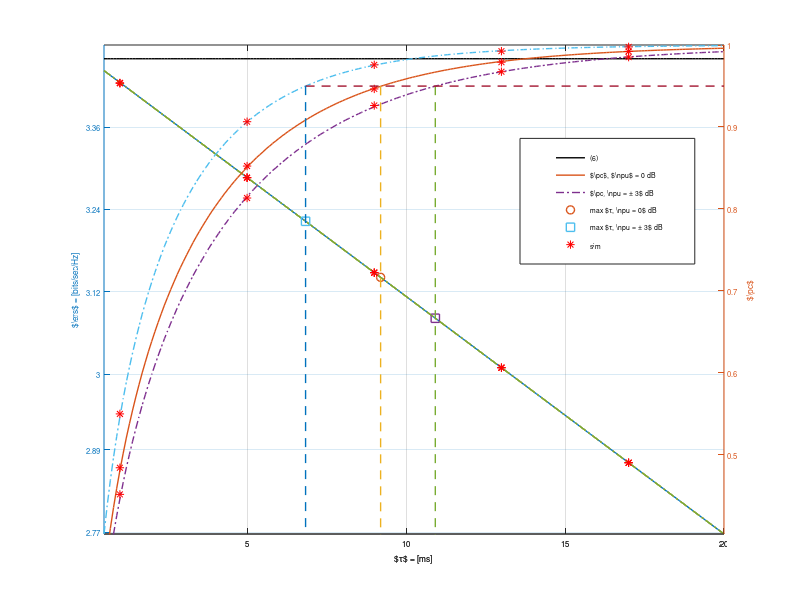

MATLAB code to generate this figure: (Note: this script raises an error after producing the figure.)
%%%%%%%%%%%%%%%%%%%%%%%%%%%%%%%%%%%%%%%%%%%%%%%%%%%%%%%%%%%%%%%%%%%%%%%%%%%
%                                                      
%
%                                
%        Description: This m-file considers the Throughput-Estimation time 
%        tradeoff for the AWGN channel.        
%
%        Clearly the regulated power is distributed according non central
%        chi-2 distribution. However to simplify the analysis we
%        approximate the non central distribution against the Gamma
%        distribution.
%        
%        The simulation is performed to show the following:
%        1) Analyse the throughput vs estimation curves
%        2) Confirm the theoretical analysis vs simulation results
%
%        Created on: 17.09.14
%        Revision History: 17.09.14 --> File generated   
%  
%%%%%%%%%%%%%%%%%%%%%%%%%%%%%%%%%%%%%%%%%%%%%%%%%%%%%%%%%%%%%%%%%%%%%%%%%%%

clear all;
close all;
clc;

Y1_axis_min = 0;
Y1_axis_max = 0;
Y2_axis_min = 0;
Y2_axis_max = 0;



%%%%%%%%%%%%%%%%%%%%%%%%%%%%%%%%%%%%%%%%%%%%%%%%%%%%%%%%%%%%%%%%%%%%%%%%%%%
%   Plot curves theoretical analysis wo nu
%%%%%%%%%%%%%%%%%%%%%%%%%%%%%%%%%%%%%%%%%%%%%%%%%%%%%%%%%%%%%%%%%%%%%%%%%%%
load('results_thr_est_time_tradeoff_AWGN_wo_nu_snr_m00_th.mat');
PC_opt = PC_P_p_opt;
[ax h1 h2] = plotyy(N_th * 1e-3, Exp_R_th, N_th * 1e-3, PC_P_p_th);
set(h1,'LineWidth',1);
set(h2,'LineWidth',1);
%set(ax,'NextPlot','add');
%plot(ax(2), [N_optimum,max(N_opt)] * 1e-3, PC_opt * ones(1, 2),'LineStyle','--','LineWidth',1.5);
set(ax,'NextPlot','add');
plot(ax(2), N_optimum * ones(1, 2) * 1e-3, [PC_opt, min(PC_P_p_th)],...
    'LineWidth',1,'LineStyle','--', 'HandleVisibility','off');
set(ax,'NextPlot','add');
h5 = plot(ax(1), N_optimum * 1e-3, Exp_R_opt, 'o','LineWidth',1);

%%%%%%%%%%%%%%%%%%%%%%%%%%%%%%%%%%%%%%%%%%%%%%%%%%%%%%%%%%%%%%%%%%%%%%%%%%%
%   Plot curves simulation wo nu
%%%%%%%%%%%%%%%%%%%%%%%%%%%%%%%%%%%%%%%%%%%%%%%%%%%%%%%%%%%%%%%%%%%%%%%%%%%
load('results_thr_est_time_tradeoff_AWGN_wo_nu_snr_m00_sim.mat');
set(ax,'NextPlot','add');
plot(ax(1), N_sim * 1e-3, Exp_R_sim, 'r*', 'HandleVisibility','off');
set(ax,'NextPlot','add');
plot(ax(2), N_sim * 1e-3, PC_P_p_sim, 'r*', 'HandleVisibility','off');

Y1_axis_min =  min(Exp_R_th);
Y1_axis_max =  max(Exp_R_th);
Y2_axis_min =  min(PC_P_p_th);
Y2_axis_max =  max(PC_P_p_th);


%%%%%%%%%%%%%%%%%%%%%%%%%%%%%%%%%%%%%%%%%%%%%%%%%%%%%%%%%%%%%%%%%%%%%%%%%%%
%%%%%%%%%%%%%%%%%%%%%%%%%%%%%%%%%%%%%%%%%%%%%%%%%%%%%%%%%%%%%%%%%%%%%%%%%%%

%%%%%%%%%%%%%%%%%%%%%%%%%%%%%%%%%%%%%%%%%%%%%%%%%%%%%%%%%%%%%%%%%%%%%%%%%%%
%   Plot curves theoretical analysis with nu upper
%%%%%%%%%%%%%%%%%%%%%%%%%%%%%%%%%%%%%%%%%%%%%%%%%%%%%%%%%%%%%%%%%%%%%%%%%%%
load('results_thr_est_time_tradeoff_AWGN_nu_u_snr_m00_th.mat');
PC_opt = PC_P_p_opt;
set(ax,'NextPlot','add');
plot(ax(1), N_th * 1e-3, Exp_R_th, 'LineWidth',1, 'LineStyle','-.');
set(ax,'NextPlot','add');
h3 = plot(ax(2), N_th * 1e-3, PC_P_p_th, 'LineWidth',1, 'LineStyle','-.');
%set(ax,'NextPlot','add');
%plot(ax(2), [N_optimum,max(N_opt)] * 1e-3, PC_opt * ones(1, 2),'LineStyle','--','LineWidth',1.5);
set(ax,'NextPlot','add');
plot(ax(2), N_optimum * ones(1, 2) * 1e-3, [PC_opt, min(PC_R_th)],...
    'LineWidth',1,'LineStyle','--', 'HandleVisibility','off');
set(ax,'NextPlot','add');
plot(ax(1), N_optimum * 1e-3, Exp_R_opt, 's','LineWidth',1);

%%%%%%%%%%%%%%%%%%%%%%%%%%%%%%%%%%%%%%%%%%%%%%%%%%%%%%%%%%%%%%%%%%%%%%%%%%%
%   Plot curves simulation with nu upper
%%%%%%%%%%%%%%%%%%%%%%%%%%%%%%%%%%%%%%%%%%%%%%%%%%%%%%%%%%%%%%%%%%%%%%%%%%%
load('results_thr_est_time_tradeoff_AWGN_nu_u_snr_m00_sim.mat');
set(ax,'NextPlot','add');
plot(ax(1), N_sim * 1e-3, Exp_R_sim, 'r*', 'HandleVisibility','off');
set(ax,'NextPlot','add');
plot(ax(2), N_sim * 1e-3, PC_P_p_sim, 'r*', 'HandleVisibility','off');

Y1_axis_min =  min(Y1_axis_min, min(Exp_R_th));
Y1_axis_max =  max(Y1_axis_max, max(Exp_R_th));
Y2_axis_min =  min(Y1_axis_min, min(PC_P_p_th));
Y2_axis_max =  max(Y1_axis_max, max(PC_P_p_th));

%%%%%%%%%%%%%%%%%%%%%%%%%%%%%%%%%%%%%%%%%%%%%%%%%%%%%%%%%%%%%%%%%%%%%%%%%%%
%%%%%%%%%%%%%%%%%%%%%%%%%%%%%%%%%%%%%%%%%%%%%%%%%%%%%%%%%%%%%%%%%%%%%%%%%%%

%%%%%%%%%%%%%%%%%%%%%%%%%%%%%%%%%%%%%%%%%%%%%%%%%%%%%%%%%%%%%%%%%%%%%%%%%%%
%   Plot curves theoretical analysis with nu lower
%%%%%%%%%%%%%%%%%%%%%%%%%%%%%%%%%%%%%%%%%%%%%%%%%%%%%%%%%%%%%%%%%%%%%%%%%%%
load('results_thr_est_time_tradeoff_AWGN_nu_l_snr_m00_th.mat');
PC_opt = PC_P_p_opt;
set(ax,'NextPlot','add');
plot(ax(1), N_th * 1e-3, Exp_R_th, 'LineWidth',1, 'LineStyle','-.');
set(ax,'NextPlot','add');
plot(ax(2), N_th * 1e-3, PC_P_p_th, 'LineWidth',1, 'LineStyle','-.');
set(ax,'NextPlot','add');
h4 = plot(ax(2), [N_optimum,max(N_opt)] * 1e-3, PC_opt * ones(1, 2),'LineStyle','--','LineWidth',1);
set(ax,'NextPlot','add');
plot(ax(2), N_optimum * ones(1, 2) * 1e-3, [PC_opt, min(PC_P_p_th)],...
    'LineWidth',1,'LineStyle','--', 'HandleVisibility','off');
set(ax,'NextPlot','add');
h6 = plot(ax(1), N_optimum * 1e-3, Exp_R_opt, 's','LineWidth',1);

%%%%%%%%%%%%%%%%%%%%%%%%%%%%%%%%%%%%%%%%%%%%%%%%%%%%%%%%%%%%%%%%%%%%%%%%%%%
%   Plot curves simulation with nu lower
%%%%%%%%%%%%%%%%%%%%%%%%%%%%%%%%%%%%%%%%%%%%%%%%%%%%%%%%%%%%%%%%%%%%%%%%%%%
load('results_thr_est_time_tradeoff_AWGN_nu_l_snr_m00_sim.mat');
set(ax,'NextPlot','add');
h7  = plot(ax(1), N_sim * 1e-3, Exp_R_sim, 'r*', 'HandleVisibility','off');
set(ax,'NextPlot','add');
plot(ax(2), N_sim * 1e-3, PC_P_p_sim, 'r*', 'HandleVisibility','off');

Y1_axis_min =  min(Y1_axis_min, min(Exp_R_th));
Y1_axis_max =  max(Y1_axis_max, max(Exp_R_th));
Y2_axis_min =  min(Y1_axis_min, min(PC_P_p_th));
Y2_axis_max =  max(Y1_axis_max, max(PC_P_p_th));


%%%%%%%%%%%%%%%%%%%%%%%%%%%%%%%%%%%%%%%%%%%%%%%%%%%%%%%%%%%%%%%%%%%%%%%%%%%
%   Plot curves for the convetional model
%%%%%%%%%%%%%%%%%%%%%%%%%%%%%%%%%%%%%%%%%%%%%%%%%%%%%%%%%%%%%%%%%%%%%%%%%%%
if 1
    set(ax,'NextPlot','add');
    Exp_R_conventional = log2(1 + 10);
    h8  = plot(ax(1), N_th * 1e-3, Exp_R_conventional * ones(1, length(N_th)), 'k', 'LineWidth',1);
    Y1_axis_max =  max(Y1_axis_max, max(Exp_R_conventional+0.02));
end
%%%%%%%%%%%%%%%%%%%%%%%%%%%%%%%%%%%%%%%%%%%%%%%%%%%%%%%%%%%%%%%%%%%%%%%%%%%
%%%%%%%%%%%%%%%%%%%%%%%%%%%%%%%%%%%%%%%%%%%%%%%%%%%%%%%%%%%%%%%%%%%%%%%%%%%

presentation = 1;       % set this flag to generate figures for the presentation

if ~presentation
    %%%%%%%%%%%%%%%%%%%%%%%%%%%%%%%%%%%%%%%%%%%%%%%%%%%%%%%%%%%%%%%%%%%%%%%%%%%
    %   Plot curves cosmetic makeover
    %%%%%%%%%%%%%%%%%%%%%%%%%%%%%%%%%%%%%%%%%%%%%%%%%%%%%%%%%%%%%%%%%%%%%%%%%%%
    Fontsize = 9;
    grid on;
    axis(ax(1), [min(N_th * 1e-3) max(N_th * 1e-3) Y1_axis_min Y1_axis_max]);
    axis(ax(2), [min(N_th * 1e-3) max(N_th * 1e-3) Y2_axis_min 1]);
    ylabel(ax(1),'$\ers$ = [bits/sec/Hz]','FontSize',Fontsize);
    ylabel(ax(2),'$\pc$','FontSize',Fontsize);
    xlabel(ax(1),'$\tau$ = [ms]','FontSize',Fontsize);
    xlabel(ax(2), '$\tau$ = [ms]','FontSize',Fontsize); 
    hl = legend([h8;h2;h3;h5;h6;h7],'(6)', '$\pc$, $\npu$ = 0 dB', '$\pc, \npu = \pm 3$ dB',...
        'max $\tau, \npu = 0$ dB', 'max $\tau, \npu = \pm 3$ dB',...
        'sim');
    set(hl, 'Position', [.65, .56, 0.1, 0.2], 'FontSize', Fontsize);
    set(ax(1),'FontSize',Fontsize);
    set(ax(2),'FontSize',Fontsize);
    Ytick_R =  round(linspace(Y1_axis_min, Y1_axis_max, 7)*100)/100;
    Ytick_PC = round(linspace(Y2_axis_min, 1, 7)*100)/100;
    set(ax(1), 'YTick', Ytick_R);
    set(ax(2), 'YTick', Ytick_PC);
    if 0
        set(gcf, 'PaperUnits','inches');
        set(gcf, 'PaperSize',[10 7.5]);
        set(gcf, 'PaperPositionMode','manual');
        set(gcf, 'PaperPosition',[ 0 0 10 7.5]);
        print(gcf,'-dpdf','../figures/fig_thr_est_time_tradeoff_AWGN');
        print(gcf,'-depsc','../figures/fig_thr_est_time_tradeoff_AWGN');
    end
    laprint(1, '../figures/fig_thr_est_time_tradeoff_AWGN', 'options', 'factory', 'width', 7, 'scalefonts',...
        'on', 'factor',0.5, 'keepfontprops', 'on');
else
%%%%%%%%%%%%%%%%%%%%%%%%%%%%%%%%%%%%%%%%%%%%%%%%%%%%%%%%%%%%%%%%%%%%%%%%%%%
%   Plot curves cosmetic makeover
%%%%%%%%%%%%%%%%%%%%%%%%%%%%%%%%%%%%%%%%%%%%%%%%%%%%%%%%%%%%%%%%%%%%%%%%%%%
    Fontsize = 5.5;
    grid on;
    axis(ax(1), [min(N_th * 1e-3) max(N_th * 1e-3) Y1_axis_min Y1_axis_max]);
    axis(ax(2), [min(N_th * 1e-3) max(N_th * 1e-3) Y2_axis_min 1]);
    ylabel(ax(1),'$\ers$ = [bits/sec/Hz]','FontSize',Fontsize);
    ylabel(ax(2),'$\pc$','FontSize',Fontsize);
    xlabel(ax(1),'$\tau$ = [ms]','FontSize',Fontsize);
    xlabel(ax(2), '$\tau$ = [ms]','FontSize',Fontsize); 
    hl = legend([h8;h2;h3;h5;h6;h7],'(6)', '$\pc$, $\npu$ = 0 dB', '$\pc, \npu = \pm 3$ dB',...
        'max $\tau, \npu = 0$ dB', 'max $\tau, \npu = \pm 3$ dB',...
        'sim');
    set(hl, 'Position', [.65, .56, 0.1, 0.2], 'FontSize', Fontsize);
    set(ax(1),'FontSize',Fontsize);
    set(ax(2),'FontSize',Fontsize);
    Ytick_R =  round(linspace(Y1_axis_min, Y1_axis_max, 7)*100)/100;
    Ytick_PC = round(linspace(Y2_axis_min, 1, 7)*100)/100;
    set(ax(1), 'YTick', Ytick_R);
    set(ax(2), 'YTick', Ytick_PC);
    if 0
        set(gcf, 'PaperUnits','inches');
        set(gcf, 'PaperSize',[10 7.5]);
        set(gcf, 'PaperPositionMode','manual');
        set(gcf, 'PaperPosition',[ 0 0 10 7.5]);
        print(gcf,'-dpdf','../figures/fig_thr_est_time_tradeoff_AWGN');
        print(gcf,'-depsc','../figures/fig_thr_est_time_tradeoff_AWGN');
    end
    laprint(1, '../figures/fig_thr_est_time_tradeoff_AWGN_pres', 'options', 'factory', 'width', 6, 'scalefonts',...
        'on', 'factor',0.5, 'keepfontprops', 'on');
end
